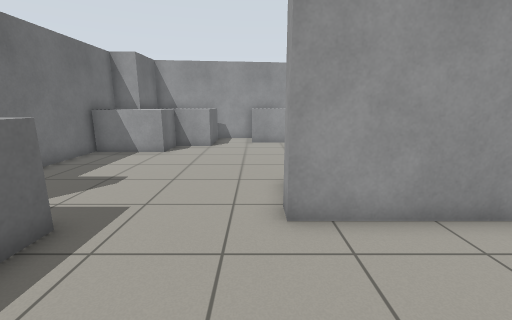
view 1 (above)

12 first-person views from a walk through a robot-simulator world made for Gazebo. The camera is 1.1 m above the floor, tilts 12° down and sees 90° across. The floor is counted in squares, 0.5 m on a side. Each view is taken from the middle of a square. On the plan, view 1 faces up. The plan holds only what a view shows up to about 16 squares ahead; the rest is blank.

view 2
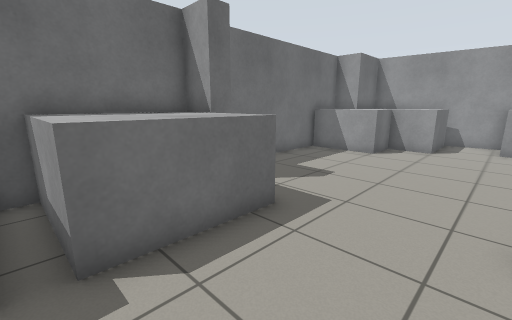

view 3
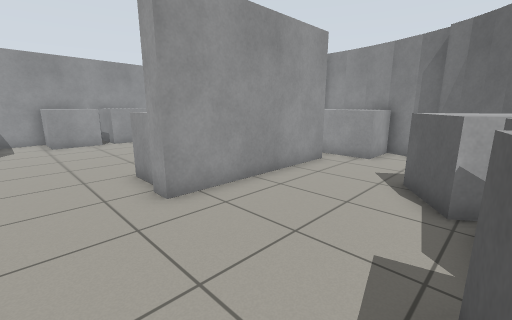

view 4
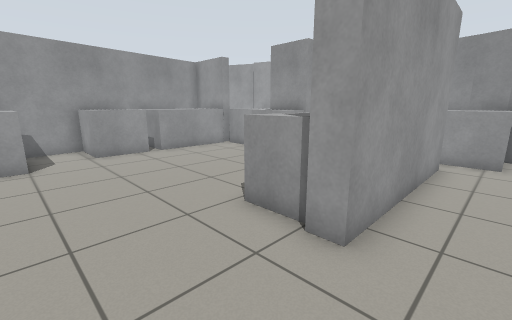

view 5
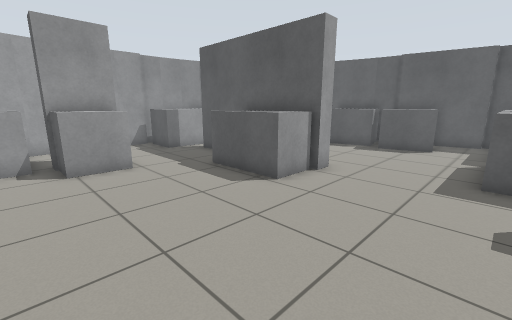

view 6
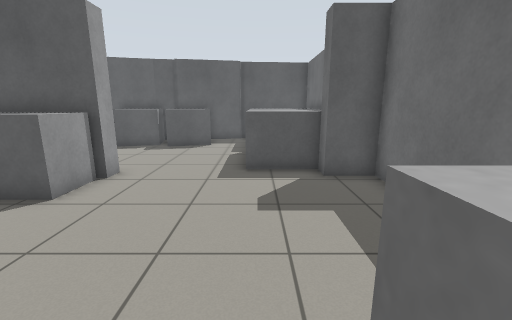

view 7
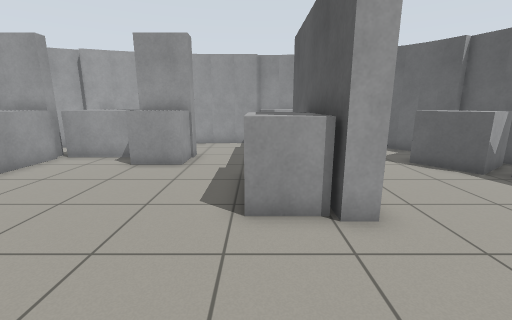

view 8
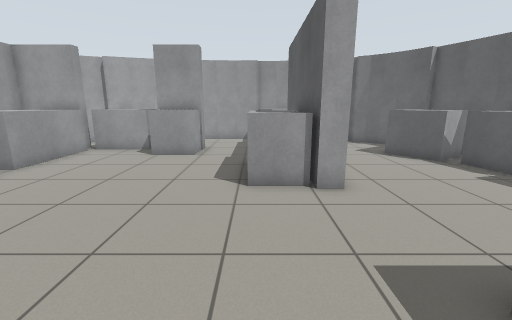

view 9
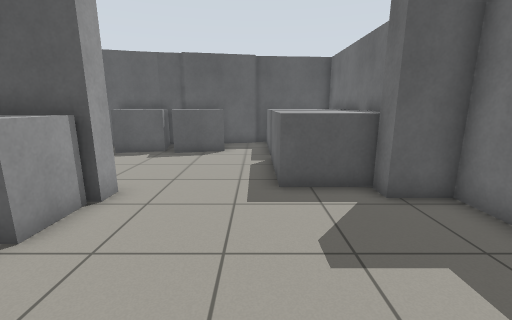

view 10
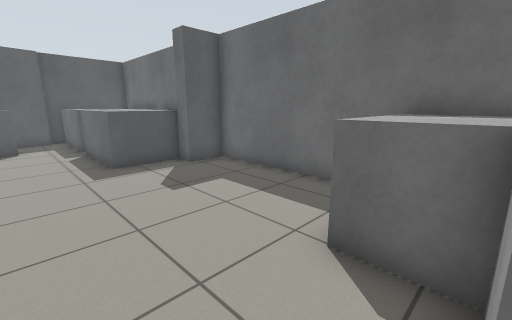

view 11
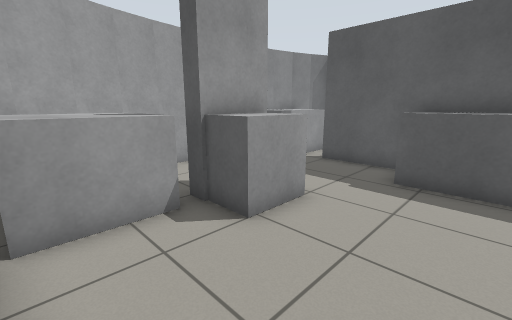

view 12
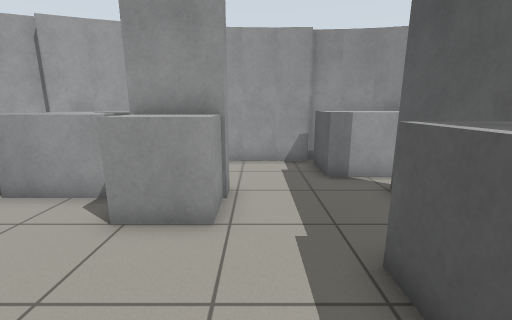

### Floor plan
Key: @ floor where view 1 was taken; # wall or solid block; x gap in a wall; . floor; = window, fence, low wall or low ledge.
Columns run from 8 left of view 1 to 11 right of it. Each row starts with its distance up from view 1.
 18    ##########
 17   #===..=# #####
 16   ###=..=======##
 15   ###=.........=###
 14  ###==.........=#= #
 13 ###=...........=== #
 12 #===...........x...#
 11 #.............==...#
 10 #.............=#...#
  9 #..................#
  8 #..................#
  7 #........====....==#
  6 #........=##=....=##
  5 ###......#######.=##
  4  ##==............=##
  3  ###=............==#
  2  ###=..............#
  1  ====.........=...##
  0  .......@....==..##
 -1  ====...=====##=##
 -2  ###=..=#### ==##
 -3  ###=..=####=###
 -4  # #=.###  #
 -5  # ####

Positions as (right, up) in squares from view 1, and headings:
1: (0, 0), facing up
2: (0, 0), facing up-left
3: (-2, -1), facing up-right
4: (-3, 3), facing up-right
5: (-4, 13), facing down-right
6: (-4, 13), facing down
7: (-4, 7), facing right
8: (-6, 7), facing right
9: (-3, 11), facing down
10: (-1, 14), facing down-left
11: (2, 15), facing down-right
12: (1, 9), facing right
